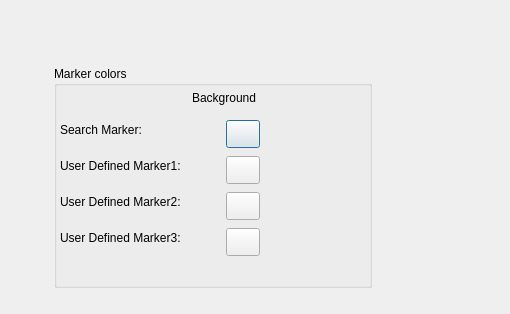
<?xml version="1.0" encoding="UTF-8"?><ui version="4.0"><class>QPropMarkerColors</class>
<widget class="QDialog" name="QPropMarkerColors">
<property name="geometry">
<rect><x>0</x><y>0</y>
<width>510</width><height>314</height></rect></property>
<property name="windowTitle"><string>Dialog</string></property>
<widget class="QGroupBox" name="IDC_MARKER_COLORS_GROUP">
<property name="geometry">
<rect><x>54</x><y>66</y><width>318</width><height>222</height></rect></property>
<property name="title"><string>Marker colors</string></property>
<widget class="QLabel" name="IDC_MARKER0_COLOR_LABEL">
<property name="geometry">
<rect><x>6</x><y>54</y><width>132</width><height>20</height></rect></property>
<property name="text"><string>Search Marker:</string></property>
<property name="inputMethodHints"><set>Qt::ImhMultiLine</set></property><property name="wordWrap"><bool>true</bool></property></widget>
<widget class="QLabel" name="IDC_MARKER1_COLOR_LABEL">
<property name="geometry">
<rect><x>6</x><y>90</y><width>158</width><height>20</height></rect></property>
<property name="text"><string>User Defined Marker1:</string></property>
<property name="inputMethodHints"><set>Qt::ImhMultiLine</set></property><property name="wordWrap"><bool>true</bool></property></widget>
<widget class="QLabel" name="IDC_MARKER2_COLOR_LABEL">
<property name="geometry">
<rect><x>6</x><y>126</y><width>158</width><height>20</height></rect></property>
<property name="text"><string>User Defined Marker2:</string></property>
<property name="inputMethodHints"><set>Qt::ImhMultiLine</set></property><property name="wordWrap"><bool>true</bool></property></widget>
<widget class="QLabel" name="IDC_MARKER3_COLOR_LABEL">
<property name="geometry">
<rect><x>6</x><y>162</y><width>158</width><height>20</height></rect></property>
<property name="text"><string>User Defined Marker3:</string></property>
<property name="inputMethodHints"><set>Qt::ImhMultiLine</set></property><property name="wordWrap"><bool>true</bool></property></widget>
<widget class="QLabel" name="IDC_BACKGROUND_COLUMN_LABEL">
<property name="geometry">
<rect><x>138</x><y>22</y><width>100</width><height>20</height></rect></property>
<property name="text"><string>Background</string></property>
<property name="inputMethodHints"><set>Qt::ImhMultiLine</set></property><property name="wordWrap"><bool>true</bool></property></widget>
<widget class="QPushButton" name="IDC_MARKER0_BKGD_COLOR">
<property name="geometry">
<rect><x>172</x><y>54</y><width>34</width><height>28</height></rect></property>
</widget>
<widget class="QPushButton" name="IDC_MARKER1_BKGD_COLOR">
<property name="geometry">
<rect><x>172</x><y>90</y><width>34</width><height>28</height></rect></property>
</widget>
<widget class="QPushButton" name="IDC_MARKER2_BKGD_COLOR">
<property name="geometry">
<rect><x>172</x><y>126</y><width>34</width><height>28</height></rect></property>
</widget>
<widget class="QPushButton" name="IDC_MARKER3_BKGD_COLOR">
<property name="geometry">
<rect><x>172</x><y>162</y><width>34</width><height>28</height></rect></property>
</widget>
</widget>
</widget><resources/><connections/></ui>
